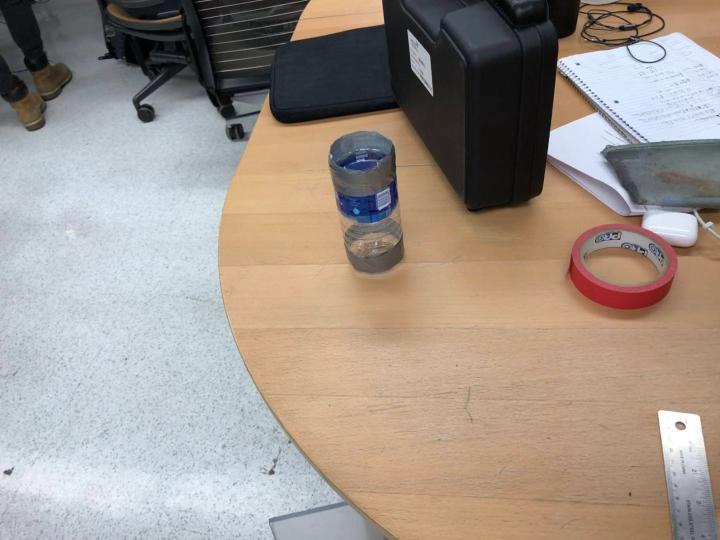
#> input picture src/cv/images/cup1.png, 1440 x 1080 px, found by its file name (shown at 1/2 size)
$ python test_resize.py
#> lines starting #> are read from the running program, lines starting #| are printed output that depends on the picture

import cv2

image=cv2.imread("images/cup1.png")
#> image is the input picture: shape (1080, 1440, 3); mean B, G, R 140, 148.6, 159.5
small = cv2.resize(image, (0,0), fx=0.5, fy=0.5)
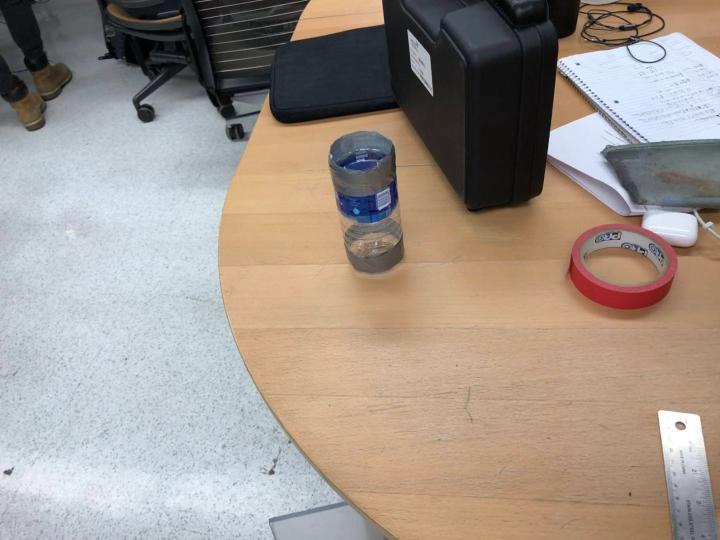
#> small: shape (540, 720, 3); mean B, G, R 140.2, 148.8, 159.6
cv2.imwrite("images/cup0.png", small)
